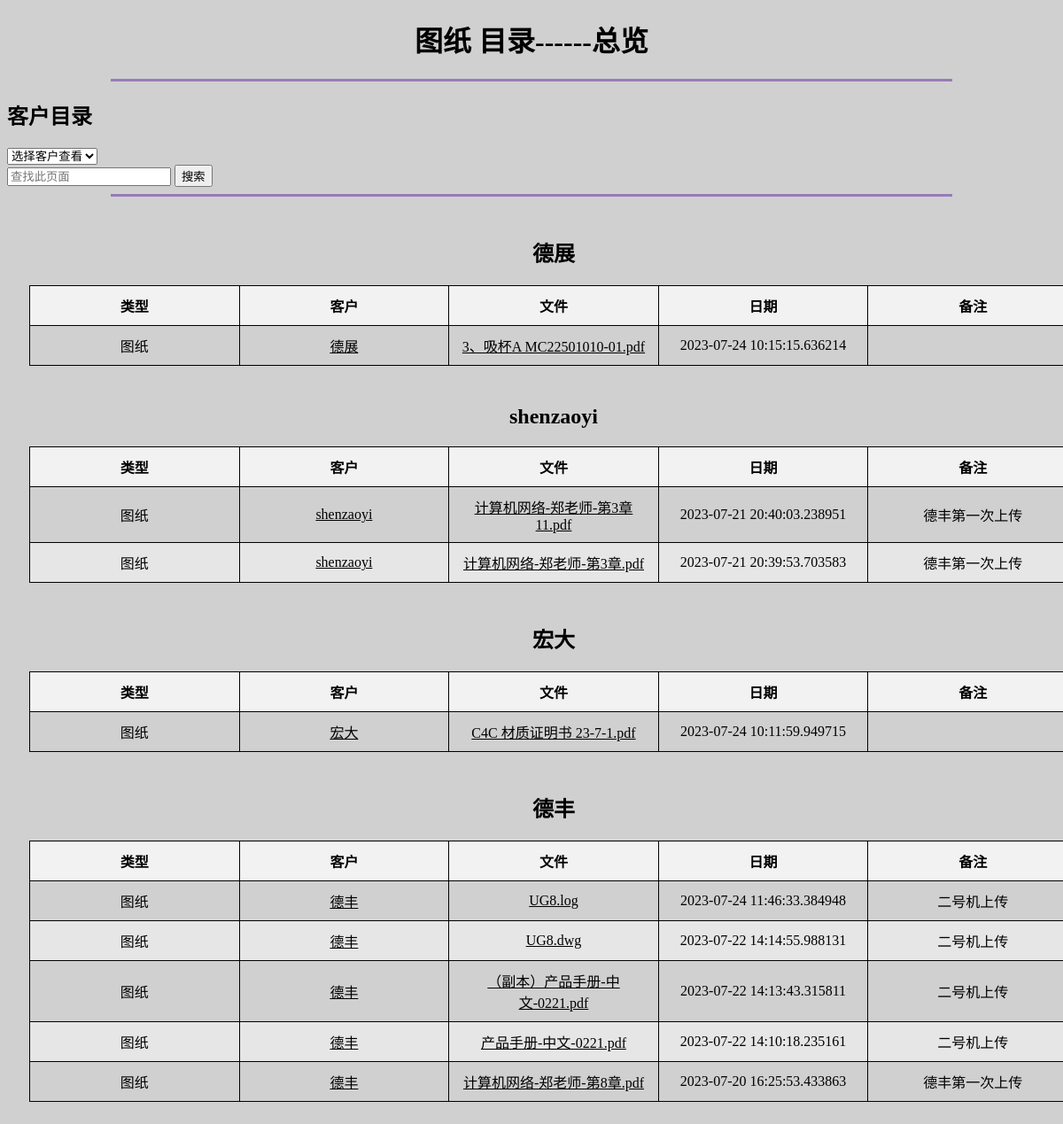
The app's page /direct/drawing (signed in) with its own data.
### app/models.py (models this page shows)
class Path(db.Model):
    id = db.Column(db.Integer, primary_key=True)
    name = db.Column(db.String(64))
    tag = db.Column(db.Integer)
    fname = db.Column(db.String(64))
    data = db.Column(DateTime)
    path = db.Column(db.String(128))
    mes = db.Column(db.String(256))
    user_id = db.Column(db.Integer, db.ForeignKey('user.id'))

### app/routes.py (the view)
@app.route("/direct/<string:tag>")
@login_required
def direct(tag):
    namel = set()
    with app.app_context():
        list = Path.query.filter_by(tag=tag).all()
        documents = []
        listP = []
        for i in list:
            namel.add(i.name)
            u = []
        for j in namel:
            u =Path.query.filter_by(name=j,tag=tag).all()
            u.sort(key=lambda x: x.data,reverse=True)
            listP.append(u)
        if len(listP) == 0:
            listP.append("null")
        return render_template("direct.html",listP=listP,tag=tag,name=namel,t=len(namel))

### app/models.py (called while the page is built)
@login.user_loader
def load_user(id):
    return User.query.get(int(id))

### app/templates/direct.html (shortened to what this page needs)
<!DOCTYPE html>
<html lang="en">
<head>
</head>
<body>
<h1 class="p">{%if tag == 'workbook'%}
            工作书
            {%elif tag == 'drawing'%}
            图纸
            {%endif%}目录------总览</h1>
<HR style="FILTER: alpha(opacity=100,finishopacity=0,style=3)" width="80%" color=#987cb9 SIZE=3>
<div>
<h2>客户目录</h2>
<div>
   <select id="redirectSelect" onchange="redirectToOption()">
       <option value="">选择客户查看</option>
   </select>
    </div>
    <input type="text" id="searchInput" placeholder="查找此页面">
    <button onclick="searchKeyword()">搜索</button>
</div>
<HR style="FILTER: alpha(opacity=100,finishopacity=0,style=3)" width="80%" color=#987cb9 SIZE=3>
{% for l in listP %}
      <table id="dataTable">
        <caption><h2>{{l[0].name}}</h2></caption>
        <thead>
          <tr>
            <th>类型</th>
            <th>客户</th>
            <th>文件</th>
            <th>日期</th>
              <th>备注</th>
          </tr>
        </thead>
        {% for i in l %}
        <tbody>
          <tr>
            <td>{%if i.tag == 'workbook'%}
            工作书
            {%elif i.tag == 'drawing'%}
            图纸
            {%endif%}</td>
            <td>
                <a href={{url_for('custom',name=i.name,tag=tag)}}>
                  {{i.name}}
                </a>
            </td>
            <td><a  href = {{url_for("view",path=i.path)}}>{{i.fname}}</a></td>
            <td>{{i.data}}</td>
              <td>{{i.mes}}</td>
          </tr>
           {% endfor %}
          </tbody>
    {% endfor %}
      </table>
</body>
</html>

### app/templates/direct.html (style rules this page uses)
body { background-color: #D0D0D0; }
.p { text-align: center; color: black; }
a { color: black; cursor: pointer; }
table { border-collapse: collapse; width: 100%; margin: 25px; }
th, td { width: 20%; border: 1px solid black; padding: 10px; text-align: center; }
th { background-color: #f2f2f2; font-weight: bold; }
tbody:nth-child(even) { background-color: #e6e6e6; }

### records on screen
Path: name "德展", tag "图纸", fname "3、吸杯A MC22501010-01.pdf", data "2023-07-24 10:15:15.636214"
Path: name "shenzaoyi", tag "图纸", fname "计算机网络-郑老师-第3章11.pdf", data "2023-07-21 20:40:03.238951", mes "德丰第一次上传"
Path: tag "图纸", name "shenzaoyi", fname "计算机网络-郑老师-第3章.pdf", data "2023-07-21 20:39:53.703583", mes "德丰第一次上传"
Path: name "宏大", tag "图纸", fname "C4C 材质证明书 23-7-1.pdf", data "2023-07-24 10:11:59.949715"
Path: name "德丰", tag "图纸", fname "UG8.log", data "2023-07-24 11:46:33.384948", mes "二号机上传"
Path: tag "图纸", name "德丰", fname "UG8.dwg", data "2023-07-22 14:14:55.988131", mes "二号机上传"
Path: tag "图纸", name "德丰", fname "（副本）产品手册-中文-0221.pdf", data "2023-07-22 14:13:43.315811", mes "二号机上传"
Path: tag "图纸", name "德丰", fname "产品手册-中文-0221.pdf", data "2023-07-22 14:10:18.235161", mes "二号机上传"
Path: tag "图纸", name "德丰", fname "计算机网络-郑老师-第8章.pdf", data "2023-07-20 16:25:53.433863", mes "德丰第一次上传"
